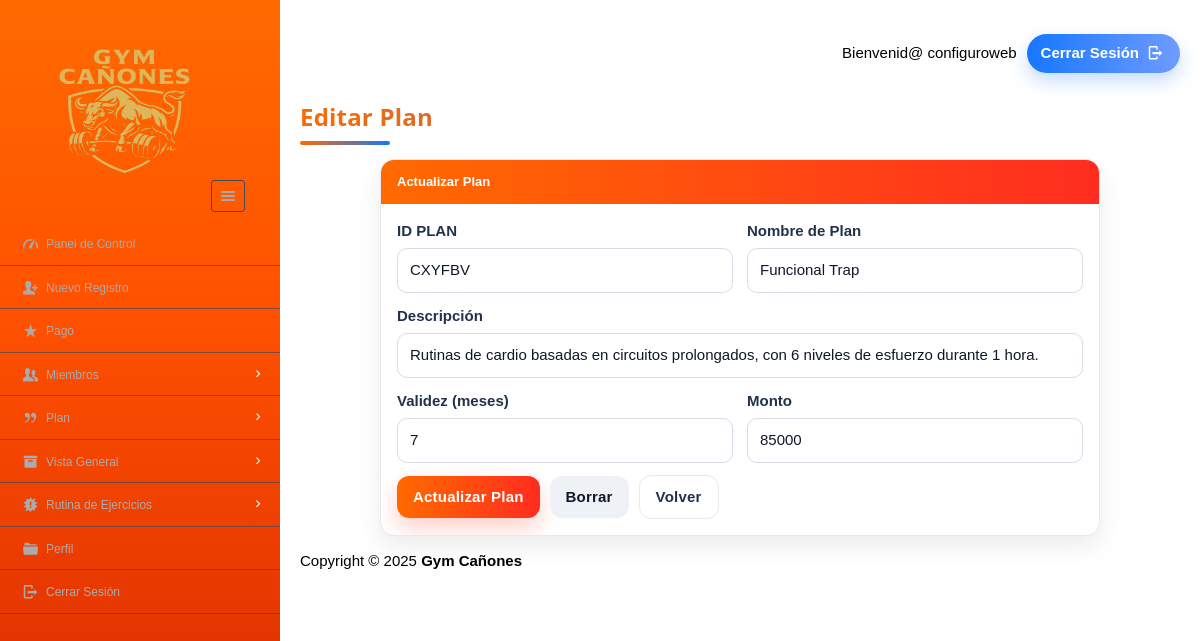
The app's page /dashboard/admin/edit_plan.php?id=CXYFBV (signed in) with its own data.
### tables this page shows
CREATE TABLE plan (
  pid        VARCHAR(8)  NOT NULL,
  planName   VARCHAR(20) NOT NULL,
  description VARCHAR(200) NOT NULL,
  validity   VARCHAR(20) NOT NULL,
  amount     INT NOT NULL,
  active     VARCHAR(10) DEFAULT 'yes',
  PRIMARY KEY (pid)
);

### dashboard/admin/edit_plan.php (the view, shortened to what this page needs)
<?php
require '../../include/db_conn.php';
$pid = trim($_GET['id']);
$stmt = $con->prepare("SELECT pid, planName, description, validity, amount FROM plan WHERE pid = ? LIMIT 1");
$stmt->bind_param('s', $pid);
$stmt->execute();
$res = $stmt->get_result();
$row = $res->fetch_assoc();
function h($v){ return htmlspecialchars((string)$v, ENT_QUOTES, 'UTF-8'); }
?>
<!DOCTYPE html>
<html lang="es">
<head>
  <link rel="stylesheet" href="../../css/style.css" id="style-resource-5">
  <link rel="stylesheet" href="../../css/dashMain.css">
  <link rel="stylesheet" href="../../css/entypo.css">
  <link rel="stylesheet" href="a1style.css">
  <link rel="stylesheet" href="../../css/plan_edit.css">
</head>
<body class="page-body page-fade" onload="collapseSidebar()">
<div class="page-container sidebar-collapsed" id="navbarcollapse">
  <div class="sidebar-menu">
    <header class="logo-env">
      <div class="logo">
        <a href="main.php">
          <img src="../../images/logo2.png" alt="FITFUSION" width="192" height="80" />
        </a>
      </div>
      <div class="sidebar-collapse" onclick="collapseSidebar()">
        <a href="#" class="sidebar-collapse-icon with-animation">
          <i class="entypo-menu"></i>
        </a>
      </div>
    </header>
    <?php include('nav.php'); ?>
  </div>
  <div class="main-content ff-planedit">
    <div class="row">
      <div class="col-md-6 col-sm-8 clearfix"></div>
      <div class="col-md-6 col-sm-4 clearfix hidden-xs">
        <ul class="list-inline links-list pull-right ff-links-list">
          <li>Bienvenid@ <?php echo h($_SESSION['full_name'] ?? ''); ?></li>
          <li>
            <a class="ff-pill" href="logout.php">
              Cerrar Sesión <i class="entypo-logout right"></i>
            </a>
          </li>
        </ul>
      </div>
    </div>
    <div class="ff-section">
      <h3 class="ff-page-title">Editar Plan</h3>
      <div class="ff-page-underline"></div>
    </div>
    <div class="ff-card ff-card--narrow">
      <div class="ff-card__header">Actualizar Plan</div>
      <div class="ff-card__body">
        <form id="form1" name="form1" method="post" action="updateplan.php" class="ff-form">
          <div class="ff-row">
            <div class="ff-col">
              <label class="ff-label">ID PLAN</label>
              <input class="ff-input" type="text" name="planid" id="planID" readonly
                     value="<?php echo h($row['pid']); ?>">
            </div>
            <div class="ff-col">
              <label class="ff-label">Nombre de Plan</label>
              <input class="ff-input" name="planname" id="planName" type="text"
                     value="<?php echo h($row['planName']); ?>" required>
            </div>
          </div>
          <div class="ff-row">
            <div class="ff-col ff-col--full">
              <label class="ff-label">Descripción</label>
              <input class="ff-input" type="text" name="desc" id="planDesc"
                     value="<?php echo h($row['description']); ?>">
            </div>
          </div>
          <div class="ff-row">
            <div class="ff-col">
              <label class="ff-label">Validez (meses)</label>
              <input class="ff-input" type="number" name="planval" id="planVal" min="1"
                     value="<?php echo h($row['validity']); ?>" required>
            </div>
            <div class="ff-col">
              <label class="ff-label">Monto</label>
              <input class="ff-input" type="number" name="amount" id="planAmnt" min="0" step="1"
                     value="<?php echo h($row['amount']); ?>" required>
            </div>
          </div>
          <div class="ff-actions">
            <button class="ff-btn ff-btn-primary" type="submit" name="submit" id="submit">
              Actualizar Plan
            </button>
            <button class="ff-btn ff-btn-secondary" type="reset" id="reset">
              Borrar
            </button>
            <a class="ff-btn ff-btn-ghost" href="view_plan.php">Volver</a>
          </div>
        </form>
      </div>
    </div>
    <?php include('footer.php'); ?>
  </div>
</div>
</body>
</html>

### css/style.css (style rules this page uses)
html { font-size: 62.5%; font-family: sans-serif; }
div { display: block; }
body { font-family: "Noto Sans", sans-serif, "Helvetica Neue", Helvetica, Arial, sans-serif; font-size: 12px; line-height: 1.428571429; display: block; margin: 0; }
*, *:before, *:after { box-sizing: border-box; }
a { text-decoration: none; background: transparent; }
img { vertical-align: middle; }
img { border: 0; }
.logo img { width: 220px; height: 200px; }
input, button, select, textarea { font-family: inherit; font-size: inherit; line-height: inherit; }
button, input { line-height: normal; }
button, input, select, textarea { font-family: inherit; font-size: 100%; margin: 0; }
input:not([type]), input[type="email" i], input[type="number" i], input[type="password" i], input[type="tel" i], input[type="url" i], input[type="text" i] { padding: 1px 0px; }
input { background-color: white; cursor: text; padding: 1px; border-width: 2px; border-style: inset; border-color: initial; border-image: initial; }
input, textarea, select, button { text-rendering: auto; color: initial; letter-spacing: normal; word-spacing: normal; text-transform: none; text-indent: 0px; text-shadow: none; display: inline-block; text-align: start; margin: 0em; font: 400 13.3333px Arial; }
button, html input[type="button"], input[type="reset"], input[type="submit"] { cursor: pointer; }
button, select { text-transform: none; }
a { color: #373e4a; text-decoration: none; }
a { background: transparent; }
a { color: #373e4a; }
.page-container { position: relative; padding-left: 280px; }
.page-container .sidebar-menu { position: absolute; width: 280px; top: 0; left: 0; bottom: 0; background:#ff6a00; background:-webkit-linear-gradient(180deg,#ff6a00 0%,#ff5100 40%,#d62800 100%); background:linear-gradient(180deg,#ff6a00 0%,#ff5100 40%,#d62800 100%); color: #aaabae; z-index: 1; min-height: 796px; box-sizing: border-box; }
.page-container .sidebar-menu .logo-env { width: 100%; padding: 35px; padding-bottom: 10px; box-sizing: border-box; }
.page-container .sidebar-menu .logo-env:before, .page-container .sidebar-menu .logo-env:after { content: " "; display: table; }
.page-container .sidebar-menu .logo-env > div { display: block; vertical-align: middle; white-space: nowrap; float: left; }
.page-container .sidebar-menu .logo-env > div > a { display: inline-block; color: #aaabae; }
.page-container .sidebar-menu .logo-env > div.sidebar-collapse, .page-container .sidebar-menu .logo-env > div.sidebar-mobile-menu { position: relative; float: right; }
.page-container .sidebar-menu .logo-env > div.sidebar-collapse a, .page-container .sidebar-menu .logo-env > div.sidebar-mobile-menu a { display: inline-block; border: 1px solid #454a54; text-align: center; padding: 0; line-height: 1; font-size: 20px; font-weight: 300; padding: 5px 2px; background-clip: padding-box; border-radius: 3px; transition: all 200ms ease-in-out; }
.page-container .sidebar-menu .logo-env .logo img { width: 180px; height: 150px; }
.page-container .sidebar-menu .logo-env:after { clear: both; }
ul, ol { margin-top: 0; margin-bottom: 8.5px; }
ul, menu, dir { display: block; list-style-type: disc; }
li { display: list-item; }
i, cite, em, var, address, dfn { font-style: italic; }

### css/entypo.css (style rules this page uses)
[class^="entypo-"]:before, [class*=" entypo-"]:before { font-family: "entypo"; font-style: normal; font-weight: normal; speak: none; display: inline-block; text-decoration: inherit; width: 1em; margin-right: .2em; text-align: center; font-variant: normal; text-transform: none; line-height: 1em; margin-left: .2em; }
.entypo-menu:before { content: '\e811'; }
.entypo-logout:before { content: '\e85d'; }

### dashboard/admin/a1style.css (style rules this page uses)
*,*:before,*:after { box-sizing:inherit }
html { -ms-text-size-adjust:100%;-webkit-text-size-adjust:100% }
body { margin:0 }
article,aside,details,figcaption,figure,footer,header,main,menu,nav,section,summary { display:block }
a { background-color:transparent;-webkit-text-decoration-skip:objects }
img { border-style:none }
button,input,select,textarea { font:inherit;margin:0 }
button,input { overflow:visible }
button,select { text-transform:none }
button,html [type=button],[type=reset],[type=submit] { -webkit-appearance:button }
html,body { font-family:Verdana,sans-serif;font-size:15px;line-height:1.5 }
html { overflow-x:hidden }
h1,h2,h3,h4,h5,h6,.a1-slim,.a1-wide { font-family:"Segoe UI",Arial,sans-serif }
h3 { font-size:24px }
h1,h2,h3,h4,h5,h6 { font-weight:400;margin:10px 0 }
img { margin-bottom:-5px }
a { color:inherit }

### records on screen
plan: planid "CXYFBV", planname "Funcional Trap", desc "Rutinas de cardio basadas en circuitos prolongados, con 6 niveles de esfuerzo durante 1 hora.", planval "7", amount "85000"

### other values on screen
$_SESSION['full_name'] "configuroweb"
